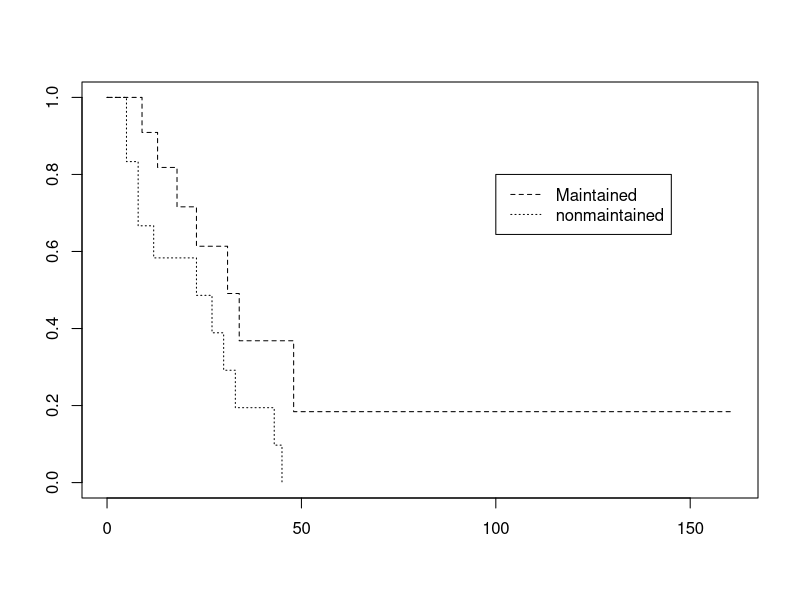
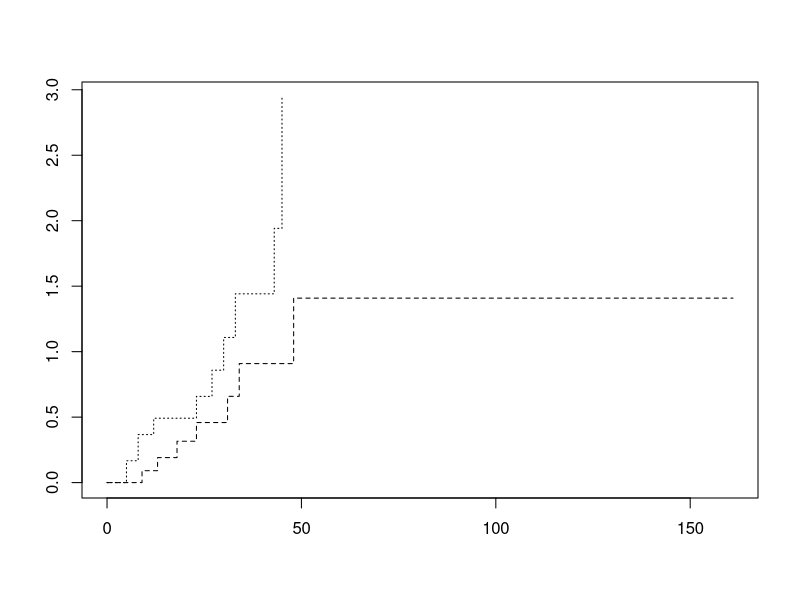
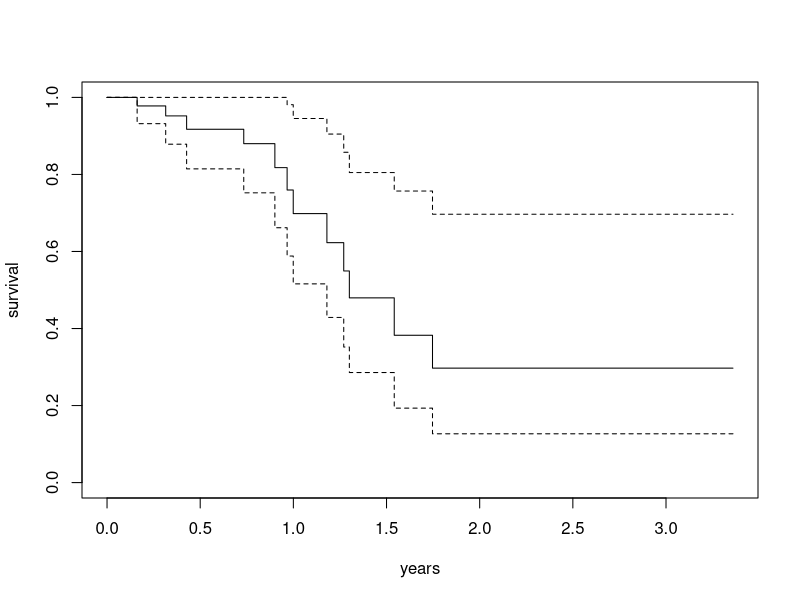
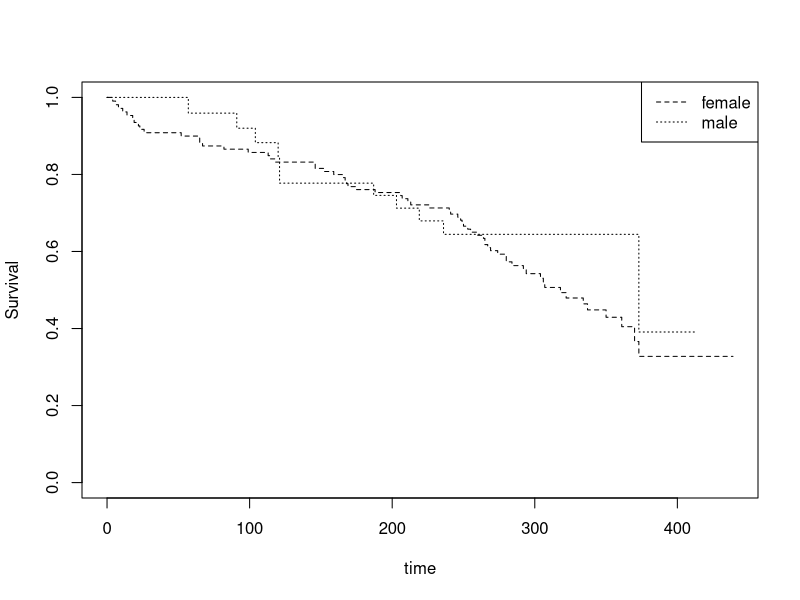
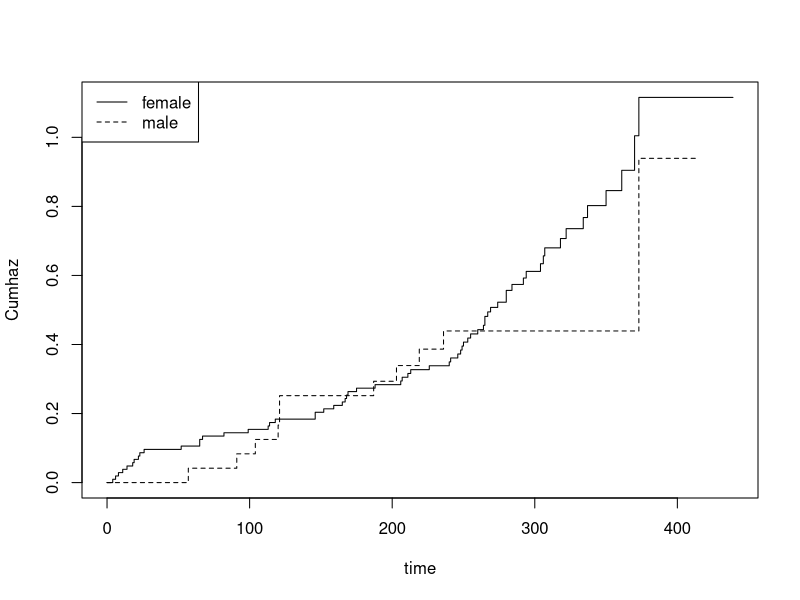
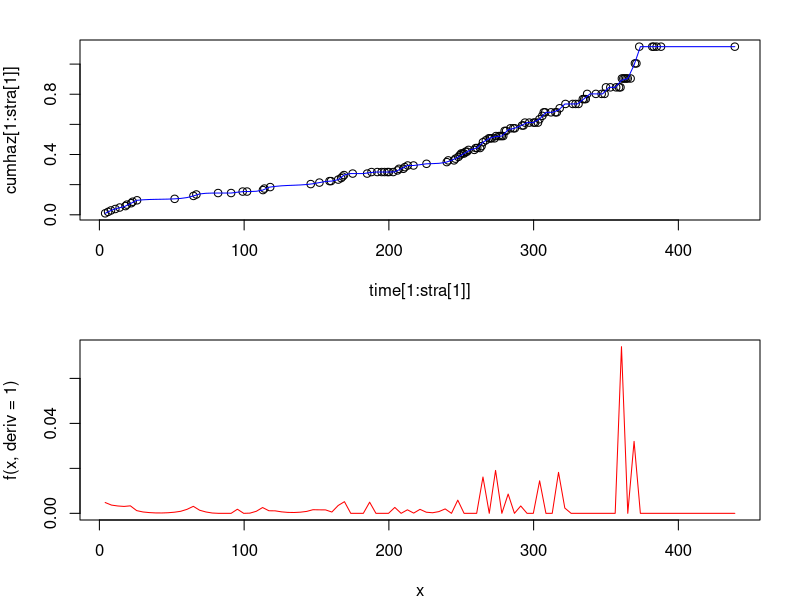
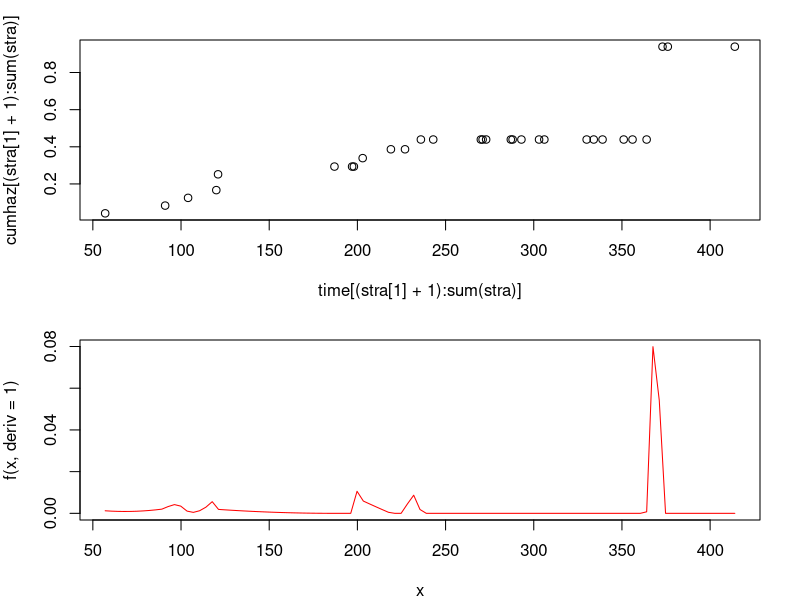

R code for these plots, in order:
## ---- chunk 1
library(survival)
fit <- survfit(Surv(time,status)~x, data=aml)
aml
plot(fit, lty = 2:3)
legend(100, .8, c("Maintained","nonmaintained"), lty = 2:3)
plot(fit, lty = 2:3, fun = "cumhaz")
## ---- chunk 2
fit <- coxph(Surv(futime,fustat)~age, data = ovarian)
plot(survfit(fit,newdata = data.frame(age=60)),xscale = 365.25,xlab = "years", ylab = "survival")
## ---- chunk 3
library(survival)
head(cgd)
fit <- coxph(Surv(tstart,tstop,status)~1+strata(sex), data = cgd)
plot(survfit(fit), lty = 2:3, xlab = "time", ylab = "Survival")
legend("topright",legend=c("female","male"), lty = 2:3)

plot(survfit(fit),fun="cumhaz", lty = 1:2, xlab = "time", ylab = "Cumhaz")
legend("topleft",legend=c("female","male"), lty = 1:2)

temp <- survfit(fit)
time <- temp$time
cumhaz <- temp$cumhaz
stra=temp$strata

par(mfrow=c(2,1),mar=c(4,4,2,2))

f=splinefun(time[1:stra[1]],cumhaz[1:stra[1]],method = "monoH.FC")
plot(time[1:stra[1]],cumhaz[1:stra[1]])
curve(f,add = T,col="blue")
curve(f(x,deriv = 1),time[1],time[stra[1]], col="red")

f=splinefun(time[(stra[1]+1):sum(stra)],cumhaz[(stra[1]+1):sum(stra)],method = "monoH.FC")
plot(time[(stra[1]+1):sum(stra)],cumhaz[(stra[1]+1):sum(stra)])
time[(stra[1]+1):sum(stra)]
curve(f(x,deriv = 1),time[stra[1]+1],time[sum(stra)], col="red")
# res=data.frame(x=time[(stra[2]+1):sum(stra)],y=c(0,diff(cumhaz[(stra[2]+1):sum(stra)])))
# plot(predict(loess(y~x,res),data.frame(x=seq(time[stra[2]+1]:time[sum(stra)]))),pch=20,col="blue",cex=.2)
# plot(res)

